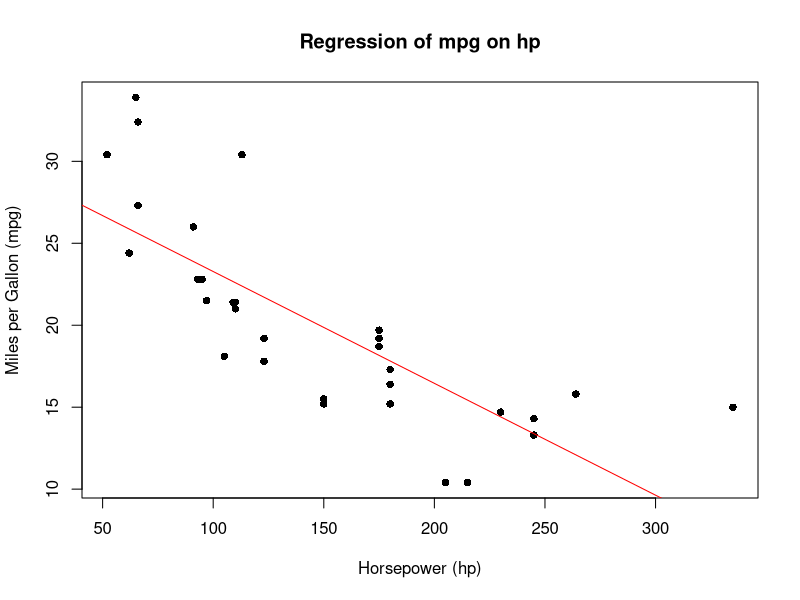
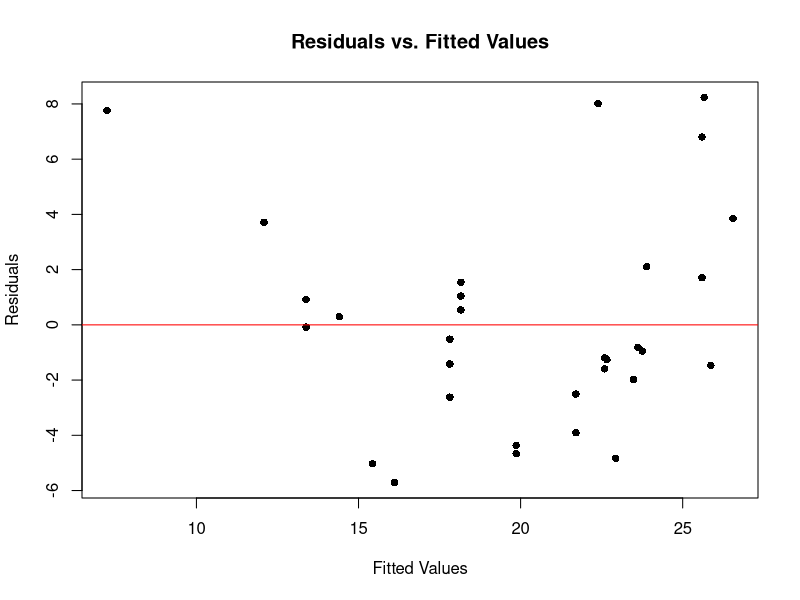

The R source for these figures, in order:
## ---- chunk 1
data("mtcars")
## ---- chunk 2
# Fit the model
model_a <- lm(mpg ~ hp, data=mtcars)

# Plot the data and the regression line
plot(mtcars$hp, mtcars$mpg, main="Regression of mpg on hp", 
     xlab="Horsepower (hp)", ylab="Miles per Gallon (mpg)", pch=16)

# Adds the regression line to the plot
abline(model_a, col="red")  
## ---- chunk 3
summary(model_a)$r.squared

#The R2 of this regression is 0.602
## ---- chunk 4

# Calculate residuals and predicted values
residuals <- model_a$residuals
fitted_values <- model_a$fitted.values

# Plot residuals vs. fitted values
plot(fitted_values, residuals, main="Residuals vs. Fitted Values",
     xlab="Fitted Values", ylab="Residuals", pch=16)

# Adds a horizontal line at zero
abline(h=0, col="red")  

#Based On the plot below shows, the data appear to be linear. Through the common method of plotting the residuals versus the predicted values (or the independent variable). It seen as the  residuals to be randomly scattered around zero without any clear pattern, thus the relationship is approximately linear.

## ---- chunk 5
mtcars$log_hp <- log(mtcars$hp)
model_log <- lm(mpg ~ log_hp, data=mtcars)

# Check the new R²
summary(model_log)$r.squared

#Use 

model_poly <- lm(mpg ~ hp + I(hp^2), data=mtcars)

# Check the new R²
summary(model_poly)$r.squared

#


